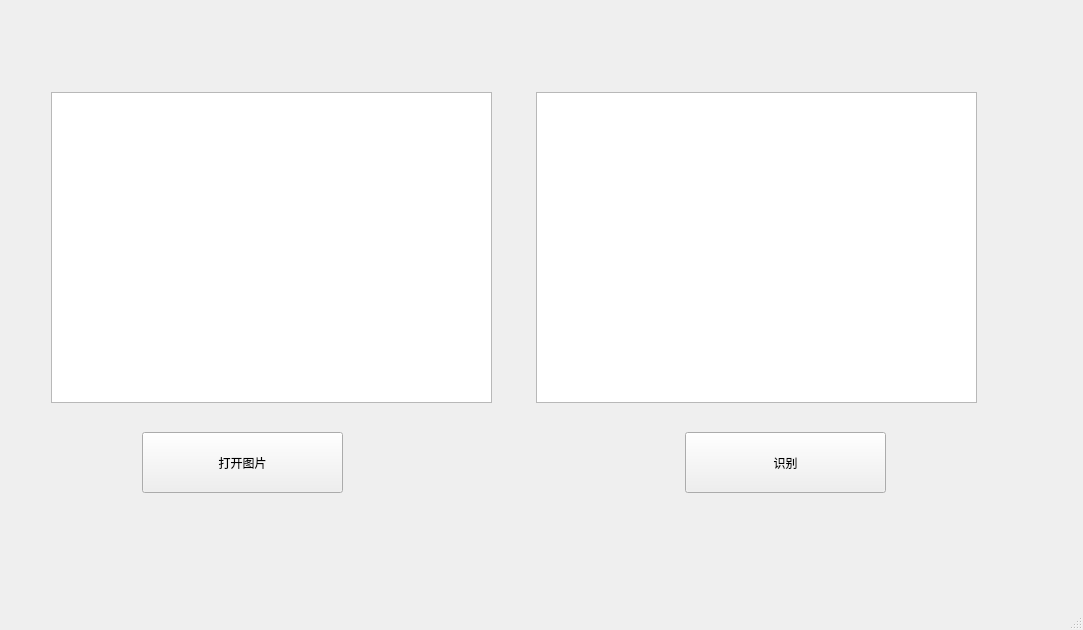
<?xml version="1.0" encoding="UTF-8"?>
<ui version="4.0">
 <class>MainWindow</class>
 <widget class="QMainWindow" name="MainWindow">
  <property name="geometry">
   <rect>
    <x>0</x>
    <y>0</y>
    <width>1083</width>
    <height>630</height>
   </rect>
  </property>
  <property name="windowTitle">
   <string>MainWindow</string>
  </property>
  <widget class="QWidget" name="centralwidget">
   <widget class="QWidget" name="">
    <property name="geometry">
     <rect>
      <x>50</x>
      <y>90</y>
      <width>929</width>
      <height>405</height>
     </rect>
    </property>
    <layout class="QVBoxLayout" name="verticalLayout">
     <property name="spacing">
      <number>27</number>
     </property>
     <item>
      <layout class="QHBoxLayout" name="horizontalLayout">
       <property name="spacing">
        <number>43</number>
       </property>
       <item>
        <widget class="QGraphicsView" name="graphicsView">
         <property name="minimumSize">
          <size>
           <width>441</width>
           <height>311</height>
          </size>
         </property>
         <property name="maximumSize">
          <size>
           <width>441</width>
           <height>311</height>
          </size>
         </property>
        </widget>
       </item>
       <item>
        <widget class="QGraphicsView" name="graphicsView_2">
         <property name="minimumSize">
          <size>
           <width>441</width>
           <height>311</height>
          </size>
         </property>
         <property name="maximumSize">
          <size>
           <width>441</width>
           <height>311</height>
          </size>
         </property>
        </widget>
       </item>
      </layout>
     </item>
     <item>
      <layout class="QHBoxLayout" name="horizontalLayout_2">
       <property name="spacing">
        <number>250</number>
       </property>
       <item>
        <widget class="QPushButton" name="pushButton">
         <property name="minimumSize">
          <size>
           <width>201</width>
           <height>61</height>
          </size>
         </property>
         <property name="maximumSize">
          <size>
           <width>201</width>
           <height>61</height>
          </size>
         </property>
         <property name="text">
          <string>打开图片</string>
         </property>
        </widget>
       </item>
       <item>
        <widget class="QPushButton" name="pushButton_2">
         <property name="minimumSize">
          <size>
           <width>201</width>
           <height>61</height>
          </size>
         </property>
         <property name="maximumSize">
          <size>
           <width>201</width>
           <height>61</height>
          </size>
         </property>
         <property name="text">
          <string>识别</string>
         </property>
        </widget>
       </item>
      </layout>
     </item>
    </layout>
   </widget>
  </widget>
  <widget class="QMenuBar" name="menubar">
   <property name="geometry">
    <rect>
     <x>0</x>
     <y>0</y>
     <width>1083</width>
     <height>30</height>
    </rect>
   </property>
  </widget>
  <widget class="QStatusBar" name="statusbar"/>
 </widget>
 <resources/>
 <connections/>
</ui>
